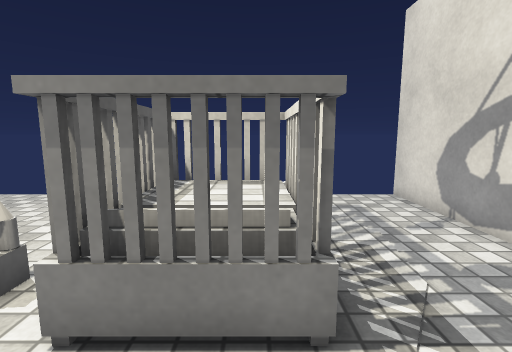
[1] (above)

15 first-person views from a walk through a Unity game level. The camera is 1.2 m above the floor, tilts 8° down and sees 85° across. Doors are open. The floor is counted in squares, 0.5 m on a side. Each view is taken from the middle of a square. On the plan, view 1 faces up. The plan holds only what a view shows up to about 18 squares ahead; the rest is blank. The player character is not drawn. Some surface patterns are stand-ins.

[2]
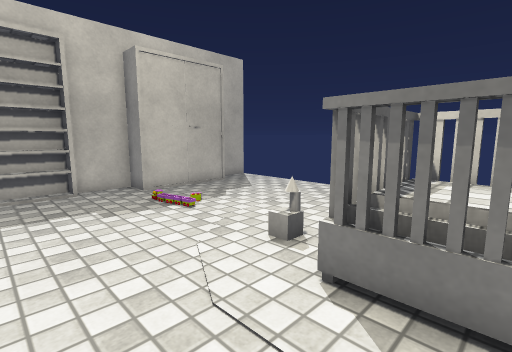

[3]
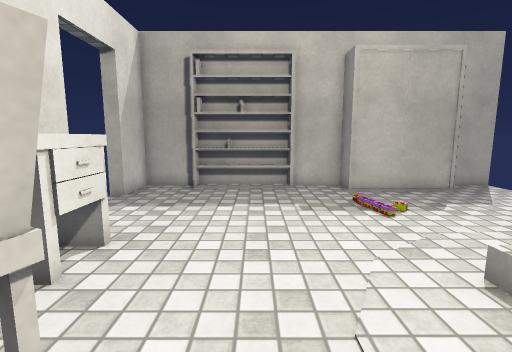

[4]
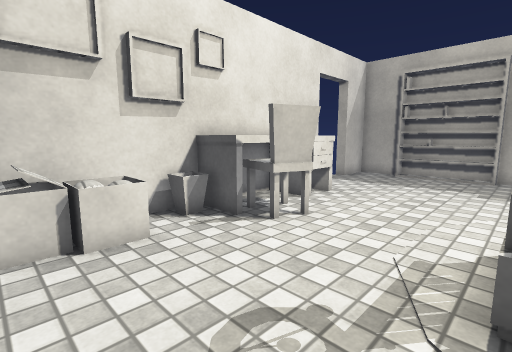

[5]
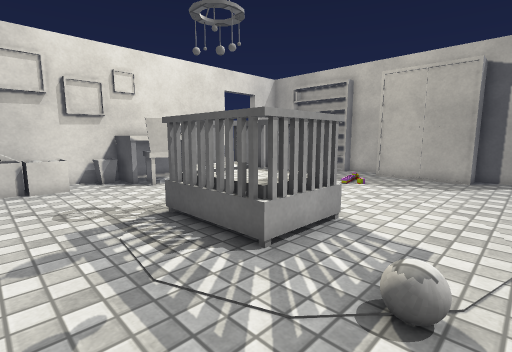

[6]
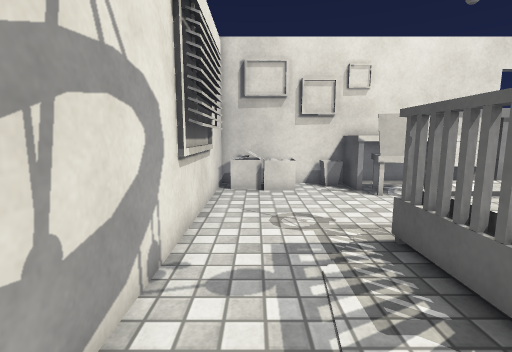

[7]
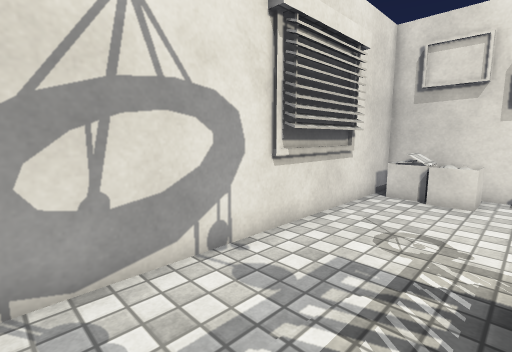

[8]
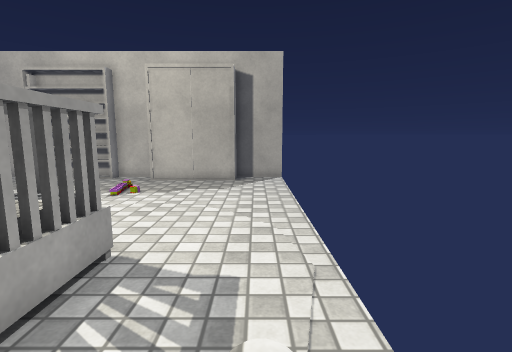

[9]
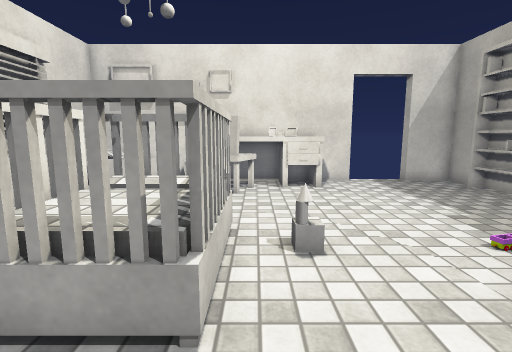

[10]
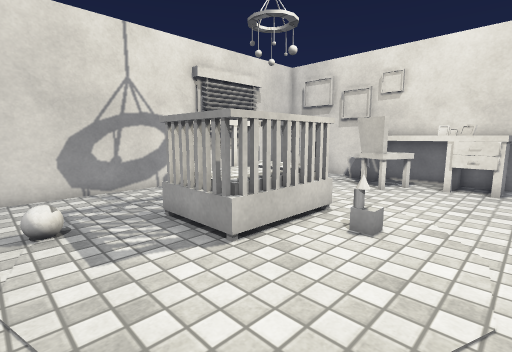

[11]
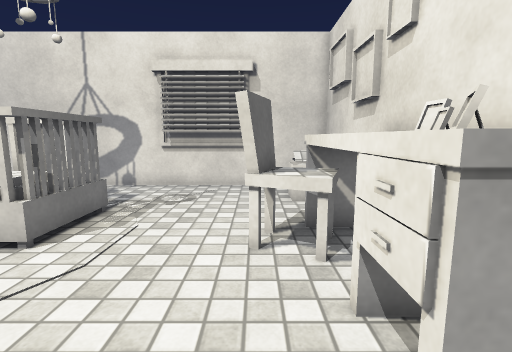

[12]
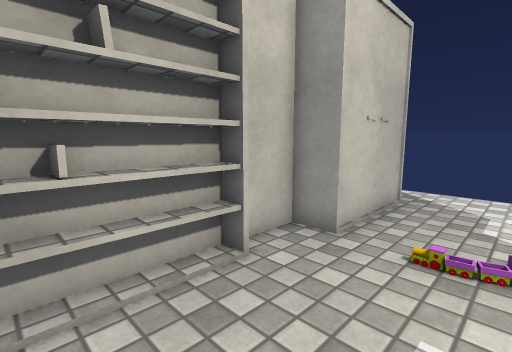

[13]
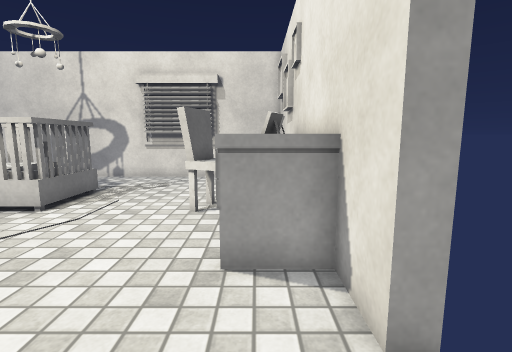

[14]
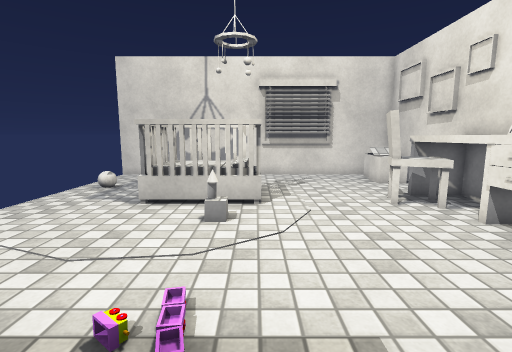

[15]
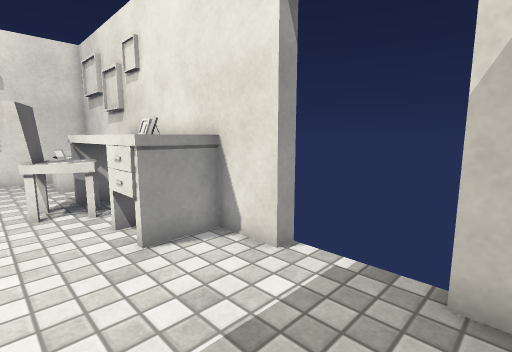

### Floor plan
Key: @ floor where view 1 was taken; # wall or solid block; . floor; D open door; = window, fence, low wall or low ledge; ^ raised ledge; B box; O other object.
Columns run from 14 left of view 1 to 6 right of it. Each row starts with its distance up from view 1.
 12 #                   #
 11 #...................#
 10 #..............O....#
  9 ###.................#
  8  ##.................#
  7   #.........^^^^....#
  6   #.........^^^^....#
  5  ##.........^^^^....#
  4 ###.......=.^^^^....#
  3 #...........^^^^....#
  2 ##.................##
  1 ##.................##
  0 ##............@....##
 -1 ##.................##
 -2 ##......... ##......#
 -3 ##......##.^^^..=B..#
 -4 #.......^^##^#==B=BB#
 -5 ###DDD##^^########BB#
 -6 ###DDD###############

Where each view was taken, in squares from view 1:
view 1: 0 up, 0 right, facing up
view 2: 1 down, 0 right, facing up-left
view 3: 0 up, 0 right, facing left
view 4: 3 up, 5 right, facing down-left
view 5: 11 up, 5 right, facing down-left
view 6: 9 up, 4 right, facing down
view 7: 8 up, 1 right, facing down-right
view 8: 10 up, 3 right, facing left
view 9: 10 up, 3 left, facing down
view 10: 11 up, 7 left, facing down-right
view 11: 2 down, 8 left, facing right
view 12: 2 down, 9 left, facing up-left
view 13: 4 down, 11 left, facing right
view 14: 3 up, 12 left, facing right
view 15: 1 down, 12 left, facing down-right
